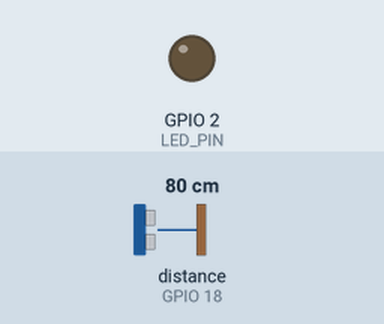
A sketch run on a simulated ESP32. Parts: output pins drawn as LEDs (lit = HIGH). Wiring (inferred from the names in the program): ultrasonic range finder: trigger GPIO 5; echo GPIO 18. Inputs (shaded band) come from the test bench; at power-on: distance to the obstacle (sensor on GPIO 18) 80 cm. The echo pulse lasts 58.3 µs per cm; WiFi joins after 1.5 s; servers stay silent unless stated; uploads are accepted with an empty reply; pins used as bus, display or sensor lines are not drawn; what the sketch prints to the serial monitor is not drawn.

Above: at 0.0 s.
At 2.1 s:
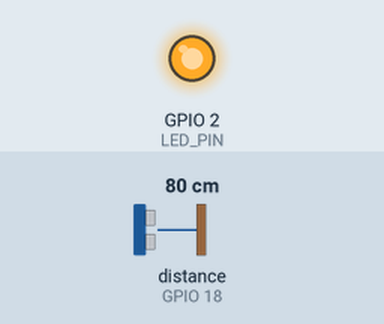
Timing chart, 0 to 5.8 s (numbered marks = the images above):
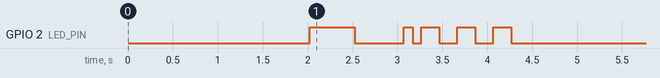

The sketch:

parking_sensor.ino
```cpp
/**
 * AeroPark Smart System - ESP32 Parking Sensor Client
 *
 * This code runs on ESP-32D microcontroller to detect vehicle presence
 * and report status to the AeroPark backend.
 *
 * Hardware Setup:
 * - ESP-32D development board
 * - HC-SR04 Ultrasonic sensor (or similar)
 *   - TRIG pin -> GPIO 5
 *   - ECHO pin -> GPIO 18
 * - Optional: Status LED -> GPIO 2 (built-in LED on most boards)
 *
 * Features:
 * - Connects to WiFi network
 * - Periodically measures distance using ultrasonic sensor
 * - Detects vehicle presence based on distance threshold
 * - Sends HTTP POST to backend when status changes
 * - Includes retry logic for failed requests
 * - Sends periodic heartbeat to backend
 * - LED indicators for status
 *
 * Author: AeroPark Development Team
 * Version: 1.0.0
 * Date: 2024
 */

#include <WiFi.h>
#include <HTTPClient.h>
#include <ArduinoJson.h>

// ==================== CONFIGURATION ====================
// WiFi credentials - UPDATE THESE
const char* WIFI_SSID = "YOUR_WIFI_SSID";
const char* WIFI_PASSWORD = "YOUR_WIFI_PASSWORD";

// Backend server configuration - UPDATE THESE
const char* SERVER_HOST = "YOUR_SERVER_IP_OR_DOMAIN";
const int SERVER_PORT = 8000;
const char* API_KEY = "YOUR_SENSOR_API_KEY_MIN_32_CHARS";

// Sensor identification
const char* SENSOR_ID = "ESP32-SENSOR-001";
const char* SPOT_ID = "YOUR_SPOT_ID";  // Get this from backend after spot creation

// Sensor pins (HC-SR04 Ultrasonic)
const int TRIG_PIN = 5;
const int ECHO_PIN = 18;

// Status LED (built-in LED on most ESP32 boards)
const int LED_PIN = 2;

// Detection settings
const float DISTANCE_THRESHOLD_CM = 50.0;  // Object closer than this = occupied
const int MEASUREMENT_SAMPLES = 3;          // Number of readings to average
const unsigned long SAMPLE_DELAY_MS = 50;   // Delay between samples

// Timing settings
const unsigned long UPDATE_INTERVAL_MS = 5000;      // Check every 5 seconds
const unsigned long HEARTBEAT_INTERVAL_MS = 60000;  // Heartbeat every minute
const unsigned long WIFI_RETRY_DELAY_MS = 5000;     // WiFi reconnect delay
const int MAX_HTTP_RETRIES = 3;                     // Max retry attempts

// ==================== GLOBAL VARIABLES ====================
bool isOccupied = false;
bool lastReportedStatus = false;
unsigned long lastUpdateTime = 0;
unsigned long lastHeartbeatTime = 0;
bool wifiConnected = false;

// ==================== FUNCTION DECLARATIONS ====================
void setupWiFi();
void checkWiFiConnection();
float measureDistance();
bool detectVehicle();
void sendStatusUpdate(bool occupied);
void sendHeartbeat();
bool sendHttpPost(const char* endpoint, const String& payload);
void blinkLED(int times, int delayMs);
void setLED(bool on);

// ==================== SETUP ====================
void setup() {
    // Initialize serial communication
    Serial.begin(115200);
    delay(1000);

    Serial.println();
    Serial.println("=========================================");
    Serial.println("   AeroPark Smart System - ESP32 Sensor");
    Serial.println("=========================================");
    Serial.println();

    // Initialize pins
    pinMode(TRIG_PIN, OUTPUT);
    pinMode(ECHO_PIN, INPUT);
    pinMode(LED_PIN, OUTPUT);

    // Initial LED state
    setLED(false);

    // Print configuration
    Serial.println("Configuration:");
    Serial.print("  Sensor ID: ");
    Serial.println(SENSOR_ID);
    Serial.print("  Spot ID: ");
    Serial.println(SPOT_ID);
    Serial.print("  Server: ");
    Serial.print(SERVER_HOST);
    Serial.print(":");
    Serial.println(SERVER_PORT);
    Serial.print("  Distance Threshold: ");
    Serial.print(DISTANCE_THRESHOLD_CM);
    Serial.println(" cm");
    Serial.println();

    // Connect to WiFi
    setupWiFi();

    // Initial status check
    isOccupied = detectVehicle();
    lastReportedStatus = isOccupied;

    Serial.print("Initial status: ");
    Serial.println(isOccupied ? "OCCUPIED" : "FREE");

    // Send initial status
    sendStatusUpdate(isOccupied);

    // Indicate ready
    blinkLED(3, 200);

    Serial.println();
    Serial.println("Sensor ready and monitoring...");
    Serial.println();
}

// ==================== MAIN LOOP ====================
void loop() {
    // Check WiFi connection
    checkWiFiConnection();

    unsigned long currentTime = millis();

    // Check for status updates
    if (currentTime - lastUpdateTime >= UPDATE_INTERVAL_MS) {
        lastUpdateTime = currentTime;

        // Detect current vehicle presence
        isOccupied = detectVehicle();

        // Update LED to reflect current status
        setLED(isOccupied);

        // Only send update if status changed
        if (isOccupied != lastReportedStatus) {
            Serial.print("Status changed: ");
            Serial.print(lastReportedStatus ? "OCCUPIED" : "FREE");
            Serial.print(" -> ");
            Serial.println(isOccupied ? "OCCUPIED" : "FREE");

            sendStatusUpdate(isOccupied);
            lastReportedStatus = isOccupied;
        }
    }

    // Send periodic heartbeat
    if (currentTime - lastHeartbeatTime >= HEARTBEAT_INTERVAL_MS) {
        lastHeartbeatTime = currentTime;
        sendHeartbeat();
    }

    // Small delay to prevent tight loop
    delay(100);
}

// ==================== WIFI FUNCTIONS ====================

/**
 * Initialize WiFi connection
 */
void setupWiFi() {
    Serial.print("Connecting to WiFi: ");
    Serial.println(WIFI_SSID);

    WiFi.mode(WIFI_STA);
    WiFi.begin(WIFI_SSID, WIFI_PASSWORD);

    int attempts = 0;
    while (WiFi.status() != WL_CONNECTED && attempts < 30) {
        delay(500);
        Serial.print(".");
        attempts++;

        // Blink LED while connecting
        setLED(attempts % 2 == 0);
    }

    Serial.println();

    if (WiFi.status() == WL_CONNECTED) {
        wifiConnected = true;
        Serial.println("WiFi connected!");
        Serial.print("IP Address: ");
        Serial.println(WiFi.localIP());
        Serial.print("Signal Strength (RSSI): ");
        Serial.print(WiFi.RSSI());
        Serial.println(" dBm");
    } else {
        wifiConnected = false;
        Serial.println("WiFi connection failed!");
        Serial.println("Will retry in background...");
    }

    setLED(false);
}

/**
 * Check and maintain WiFi connection
 */
void checkWiFiConnection() {
    if (WiFi.status() != WL_CONNECTED) {
        if (wifiConnected) {
            Serial.println("WiFi connection lost! Reconnecting...");
            wifiConnected = false;
        }

        WiFi.disconnect();
        delay(1000);
        WiFi.begin(WIFI_SSID, WIFI_PASSWORD);

        // Wait for connection with timeout
        int attempts = 0;
        while (WiFi.status() != WL_CONNECTED && attempts < 10) {
            delay(500);
            attempts++;
        }

        if (WiFi.status() == WL_CONNECTED) {
            wifiConnected = true;
            Serial.println("WiFi reconnected!");
            Serial.print("IP: ");
            Serial.println(WiFi.localIP());
        }
    }
}

// ==================== SENSOR FUNCTIONS ====================

/**
 * Measure distance using ultrasonic sensor
 * Returns average of multiple samples for reliability
 */
float measureDistance() {
    float totalDistance = 0;
    int validSamples = 0;

    for (int i = 0; i < MEASUREMENT_SAMPLES; i++) {
        // Clear trigger pin
        digitalWrite(TRIG_PIN, LOW);
        delayMicroseconds(2);

        // Send ultrasonic pulse
        digitalWrite(TRIG_PIN, HIGH);
        delayMicroseconds(10);
        digitalWrite(TRIG_PIN, LOW);

        // Measure echo duration
        long duration = pulseIn(ECHO_PIN, HIGH, 30000);  // 30ms timeout

        if (duration > 0) {
            // Calculate distance in cm
            // Speed of sound = 343 m/s = 0.0343 cm/µs
            // Distance = (duration * 0.0343) / 2
            float distance = (duration * 0.0343) / 2.0;

            // Filter out unrealistic readings
            if (distance > 0 && distance < 400) {
                totalDistance += distance;
                validSamples++;
            }
        }

        delay(SAMPLE_DELAY_MS);
    }

    if (validSamples > 0) {
        return totalDistance / validSamples;
    }

    // Return max distance if no valid readings
    return 400.0;
}

/**
 * Detect if a vehicle is present
 * Returns true if object detected within threshold
 */
bool detectVehicle() {
    float distance = measureDistance();

    Serial.print("Distance: ");
    Serial.print(distance, 1);
    Serial.print(" cm -> ");

    bool detected = distance < DISTANCE_THRESHOLD_CM;
    Serial.println(detected ? "VEHICLE DETECTED" : "NO VEHICLE");

    return detected;
}

// ==================== HTTP FUNCTIONS ====================

/**
 * Send status update to backend
 */
void sendStatusUpdate(bool occupied) {
    if (!wifiConnected) {
        Serial.println("Cannot send update - WiFi not connected");
        return;
    }

    // Create JSON payload
    StaticJsonDocument<256> doc;
    doc["spot_id"] = SPOT_ID;
    doc["status"] = occupied ? "occupied" : "free";
    doc["sensor_id"] = SENSOR_ID;
    doc["distance_cm"] = measureDistance();

    String payload;
    serializeJson(doc, payload);

    Serial.print("Sending status update: ");
    Serial.println(payload);

    bool success = sendHttpPost("/sensor/update", payload);

    if (success) {
        Serial.println("Status update sent successfully!");
        blinkLED(1, 100);
    } else {
        Serial.println("Failed to send status update!");
        blinkLED(5, 50);
    }
}

/**
 * Send heartbeat to backend
 */
void sendHeartbeat() {
    if (!wifiConnected) {
        return;
    }

    String url = "http://";
    url += SERVER_HOST;
    url += ":";
    url += SERVER_PORT;
    url += "/sensor/heartbeat?sensor_id=";
    url += SENSOR_ID;

    HTTPClient http;
    http.begin(url);
    http.addHeader("X-API-Key", API_KEY);
    http.addHeader("X-Sensor-ID", SENSOR_ID);

    int httpCode = http.POST("");

    if (httpCode == 200) {
        Serial.println("Heartbeat sent");
    } else {
        Serial.print("Heartbeat failed: ");
        Serial.println(httpCode);
    }

    http.end();
}

/**
 * Send HTTP POST request to backend
 * Includes retry logic for reliability
 */
bool sendHttpPost(const char* endpoint, const String& payload) {
    String url = "http://";
    url += SERVER_HOST;
    url += ":";
    url += SERVER_PORT;
    url += endpoint;

    for (int attempt = 1; attempt <= MAX_HTTP_RETRIES; attempt++) {
        Serial.print("HTTP POST attempt ");
        Serial.print(attempt);
        Serial.print("/");
        Serial.print(MAX_HTTP_RETRIES);
        Serial.print(" to ");
        Serial.println(url);

        HTTPClient http;
        http.begin(url);
        http.addHeader("Content-Type", "application/json");
        http.addHeader("X-API-Key", API_KEY);
        http.addHeader("X-Sensor-ID", SENSOR_ID);
        http.setTimeout(10000);  // 10 second timeout

        int httpCode = http.POST(payload);

        if (httpCode > 0) {
            Serial.print("HTTP Response: ");
            Serial.println(httpCode);

            if (httpCode == HTTP_CODE_OK || httpCode == HTTP_CODE_CREATED) {
                String response = http.getString();
                Serial.print("Response: ");
                Serial.println(response);
                http.end();
                return true;
            }

            // Log error response
            if (httpCode >= 400) {
                String response = http.getString();
                Serial.print("Error response: ");
                Serial.println(response);
            }
        } else {
            Serial.print("HTTP error: ");
            Serial.println(http.errorToString(httpCode));
        }

        http.end();

        // Wait before retry
        if (attempt < MAX_HTTP_RETRIES) {
            Serial.println("Retrying...");
            delay(1000 * attempt);  // Exponential backoff
        }
    }

    return false;
}

// ==================== LED FUNCTIONS ====================

/**
 * Blink LED multiple times
 */
void blinkLED(int times, int delayMs) {
    for (int i = 0; i < times; i++) {
        setLED(true);
        delay(delayMs);
        setLED(false);
        delay(delayMs);
    }
}

/**
 * Set LED state
 */
void setLED(bool on) {
    digitalWrite(LED_PIN, on ? HIGH : LOW);
}
```
